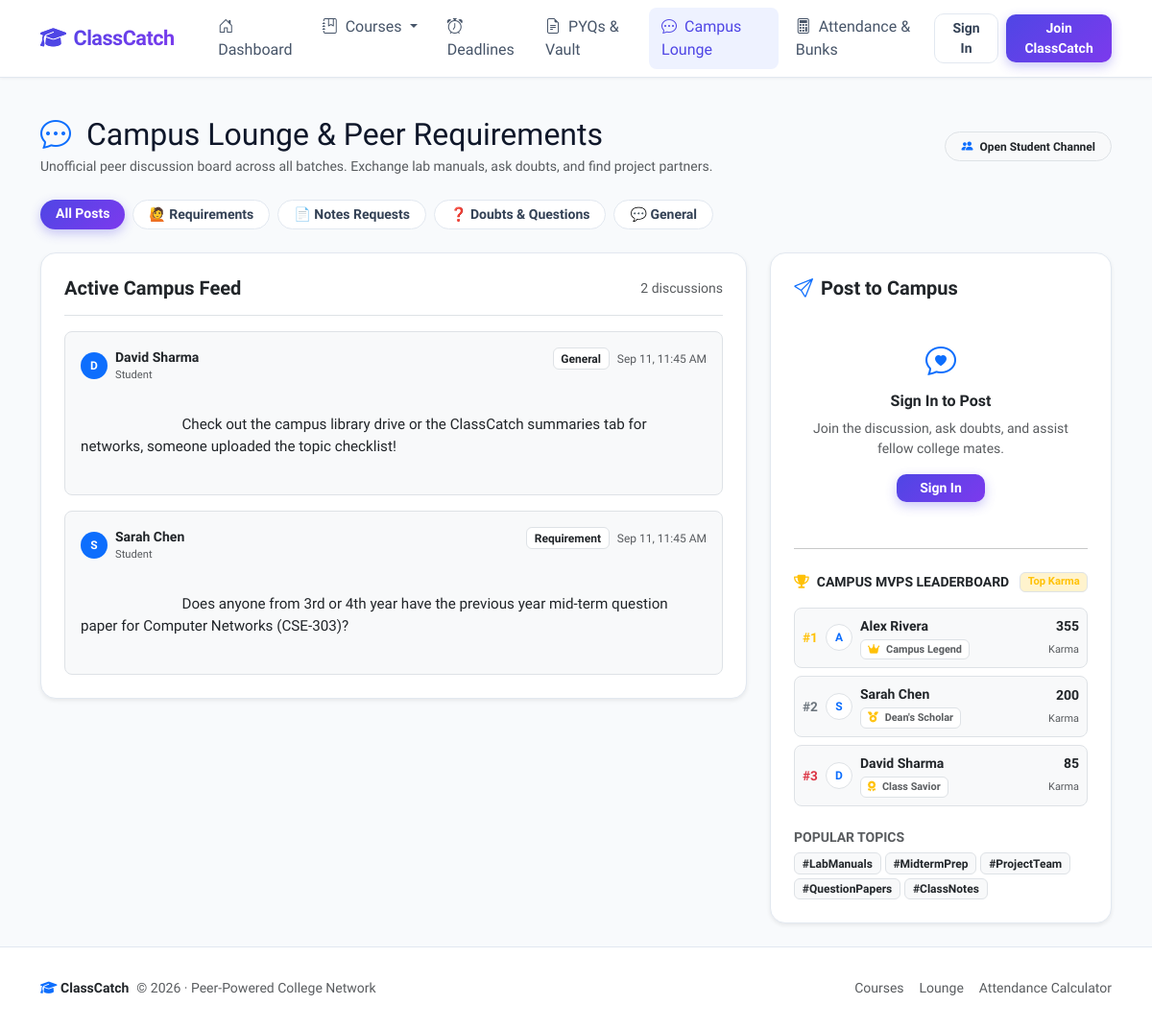
Page /lounge on the committed database.
### models.py (models this page shows, shortened)
class ChatMessage(db.Model):
    __tablename__ = 'chat_messages'
    id = db.Column(db.Integer, primary_key=True)
    course_id = db.Column(db.Integer, db.ForeignKey('courses.id'), nullable=True, index=True)
    user_id = db.Column(db.Integer, db.ForeignKey('users.id'), nullable=False, index=True)
    message = db.Column(db.Text, nullable=False)
    category = db.Column(db.String(40), default='General', nullable=False)  # Requirement, Doubt, General, Notes Request
    is_anonymous = db.Column(db.Boolean, default=False, nullable=False)
    created_at = db.Column(db.DateTime, default=datetime.utcnow, nullable=False)

class User(UserMixin, db.Model):
    __tablename__ = 'users'
    id = db.Column(db.Integer, primary_key=True)
    name = db.Column(db.String(100), nullable=False)
    email = db.Column(db.String(120), unique=True, nullable=False, index=True)
    password_hash = db.Column(db.String(255), nullable=False)
    role = db.Column(db.String(20), default='student', nullable=False)
    avatar_color = db.Column(db.String(20), default='indigo', nullable=False)
    karma = db.Column(db.Integer, default=50, nullable=False)
    summaries = db.relationship('Summary', backref='author', lazy=True, cascade='all, delete-orphan')
    chats = db.relationship('ChatMessage', backref='author', lazy=True, cascade='all, delete-orphan')
    announcements = db.relationship('Announcement', backref='author', lazy=True, cascade='all, delete-orphan')
    attendance_records = db.relationship('AttendanceRecord', backref='student', lazy=True, cascade='all, delete-orphan')
    deadlines = db.relationship('Deadline', backref='author', lazy=True, cascade='all, delete-orphan')
    resources = db.relationship('Resource', backref='author', lazy=True, cascade='all, delete-orphan')
    @property
    def badge(self):
        if self.karma >= 300:
            return {'name': 'Campus Legend', 'icon': 'fa-crown', 'color': 'warning', 'level': 4}
        elif self.karma >= 150:
            return {'name': "Dean's Scholar", 'icon': 'fa-medal', 'color': 'primary', 'level': 3}
        elif self.karma >= 75:
            return {'name': 'Class Savior', 'icon': 'fa-award', 'color': 'info', 'level': 2}
        else:
            return {'name': 'Rising Contributor', 'icon': 'fa-star', 'color': 'secondary', 'level': 1}

### app.py (the view, shortened to what this page needs)
@app.route('/lounge', methods=['GET', 'POST'])
def lounge():
    form = ChatMessageForm()
    category_filter = request.args.get('category')
    query = ChatMessage.query.filter_by(course_id=None)
    if category_filter and category_filter != 'All':
        query = query.filter_by(category=category_filter)
    messages = query.order_by(ChatMessage.created_at.desc()).limit(50).all()
    top_contributors = User.query.order_by(User.karma.desc()).limit(5).all()
    return render_template(
        'lounge.html',
        title='Campus Lounge & Requirements',
        form=form,
        messages=messages,
        category_filter=category_filter,
        top_contributors=top_contributors
    )

### templates/lounge.html
{% extends "base.html" %}
{% block content %}
<div class="d-flex flex-wrap justify-content-between align-items-center mb-4">
    <div>
        <h2 class="fw-extrabold mb-1"><i class="bi bi-chat-dots text-primary me-2"></i> Campus Lounge & Peer Requirements</h2>
        <p class="text-muted small mb-0">Unofficial peer discussion board across all batches. Exchange lab manuals, ask doubts, and find project partners.</p>
    </div>
    <span class="badge bg-light text-dark border px-3 py-2 rounded-pill">
        <i class="bi bi-people-fill text-primary me-1"></i> Open Student Channel
    </span>
</div>
<div class="d-flex flex-wrap gap-2 mb-4">
    <a href="{{ url_for('lounge') }}" class="btn btn-sm {% if not category_filter or category_filter == 'All' %}btn-primary-gradient{% else %}btn-outline-custom{% endif %} rounded-pill px-3">
        All Posts
    </a>
    <a href="{{ url_for('lounge', category='Requirement') }}" class="btn btn-sm {% if category_filter == 'Requirement' %}btn-primary-gradient{% else %}btn-outline-custom{% endif %} rounded-pill px-3">
        🙋 Requirements
    </a>
    <a href="{{ url_for('lounge', category='Notes Request') }}" class="btn btn-sm {% if category_filter == 'Notes Request' %}btn-primary-gradient{% else %}btn-outline-custom{% endif %} rounded-pill px-3">
        📄 Notes Requests
    </a>
    <a href="{{ url_for('lounge', category='Doubt') }}" class="btn btn-sm {% if category_filter == 'Doubt' %}btn-primary-gradient{% else %}btn-outline-custom{% endif %} rounded-pill px-3">
        ❓ Doubts & Questions
    </a>
    <a href="{{ url_for('lounge', category='General') }}" class="btn btn-sm {% if category_filter == 'General' %}btn-primary-gradient{% else %}btn-outline-custom{% endif %} rounded-pill px-3">
        💬 General
    </a>
</div>
<div class="row g-4">
    <div class="col-lg-8">
        <div class="card card-modern p-4 bg-white shadow-sm">
            <div class="d-flex justify-content-between align-items-center pb-3 mb-3 border-bottom">
                <h5 class="fw-bold mb-0">Active Campus Feed</h5>
                <span class="text-muted small">{{ messages|length }} discussions</span>
            </div>
            <div class="d-flex flex-column gap-3" id="loungeFeed">
                {% for msg in messages %}
                    <div class="p-3 rounded-3 bg-light border">
                        <div class="d-flex justify-content-between align-items-start mb-2">
                            <div class="d-flex align-items-center gap-2">
                                <span class="badge rounded-circle {% if msg.is_anonymous %}bg-dark{% else %}bg-primary{% endif %} text-white p-2" style="width: 28px; height: 28px; display: inline-flex; align-items: center; justify-content: center; font-size: 0.75rem;">
                                    {% if msg.is_anonymous %}🎭{% else %}{{ msg.author.name[0]|upper }}{% endif %}
                                </span>
                                <div>
                                    <div class="fw-bold small">{% if msg.is_anonymous %}🎭 Anonymous Student{% else %}{{ msg.author.name }}{% endif %}</div>
                                    <div class="text-muted" style="font-size: 0.7rem;">{% if msg.is_anonymous %}Hidden Identity{% else %}{{ msg.author.role|capitalize }}{% endif %}</div>
                                </div>
                            </div>
                            <div class="d-flex align-items-center gap-2">
                                <span class="badge bg-white text-dark border small">{{ msg.category }}</span>
                                <span class="text-muted" style="font-size: 0.75rem;">{{ msg.created_at.strftime('%b %d, %I:%M %p') }}</span>
                            </div>
                        </div>
                        <div class="text-dark" style="white-space: pre-wrap; font-size: 0.95rem;">
                            {{ msg.message }}
                        </div>
                    </div>
                {% else %}
                    <div class="text-center py-5 text-muted">
                        <i class="bi bi-chat-left-dots fs-1 text-muted opacity-50 mb-2 d-block"></i>
                        <p class="mb-0">No posts in this category yet. Be the first to start a conversation!</p>
                    </div>
                {% endfor %}
            </div>
        </div>
    </div>
    <div class="col-lg-4">
        <div class="card card-modern p-4 bg-white shadow-sm sticky-top" style="top: 85px;">
            <h5 class="fw-bold mb-3 d-flex align-items-center gap-2">
                <i class="bi bi-send text-primary"></i> Post to Campus
            </h5>
            {% if current_user.is_authenticated %}
                <form action="{{ url_for('lounge') }}" method="POST">
                    {{ form.hidden_tag() }}
                    <div class="mb-3">
                        {{ form.category.label(class="form-label fw-bold small text-muted") }}
                        {{ form.category(class="form-select rounded-3") }}
                    </div>
                    <div class="mb-3">
                        {{ form.message.label(class="form-label fw-bold small text-muted") }}
                        {{ form.message(class="form-control rounded-3", rows=4, placeholder="What do you need? e.g. 'Looking for lab 3 sample output' or 'Anyone having trouble understanding dynamic programming?'") }}
                    </div>
                    <div class="mb-3">
                        <div class="form-check form-switch">
                            {{ form.is_anonymous(class="form-check-input", id="loungeAnonCheck") }}
                            <label class="form-check-label small text-muted" for="loungeAnonCheck">
                                🎭 Post Anonymously (Ask doubts with zero embarrassment)
                            </label>
                        </div>
                    </div>
                    {{ form.submit(class="btn btn-primary-gradient w-100 py-2") }}
                </form>
            {% else %}
                <div class="text-center py-4">
                    <i class="bi bi-chat-heart fs-2 text-primary mb-2 d-block"></i>
                    <h6 class="fw-bold">Sign In to Post</h6>
                    <p class="text-muted small mb-3">Join the discussion, ask doubts, and assist fellow college mates.</p>
                    <a href="{{ url_for('login', next=request.url) }}" class="btn btn-primary-gradient btn-sm px-4">Sign In</a>
                </div>
            {% endif %}
            <hr class="my-4">
            <div class="d-flex align-items-center justify-content-between mb-3">
                <h6 class="fw-bold mb-0 small text-uppercase text-dark d-flex align-items-center gap-2">
                    <i class="fa-solid fa-trophy text-warning"></i> Campus MVPs Leaderboard
                </h6>
                <span class="badge bg-warning-subtle text-warning border fw-bold" style="font-size: 0.7rem;">Top Karma</span>
            </div>
            <div class="d-flex flex-column gap-2 mb-4">
                {% for top_u in top_contributors %}
                    <div class="p-2 rounded-3 bg-light border d-flex justify-content-between align-items-center">
                        <div class="d-flex align-items-center gap-2">
                            <span class="fw-bold {% if loop.index == 1 %}text-warning{% elif loop.index == 2 %}text-secondary{% elif loop.index == 3 %}text-danger{% else %}text-muted{% endif %}" style="width: 16px; font-size: 0.85rem;">
                                #{{ loop.index }}
                            </span>
                            <div class="avatar-sm rounded-circle bg-white border text-primary fw-bold d-flex align-items-center justify-content-center" style="width: 28px; height: 28px; font-size: 0.75rem;">
                                {{ top_u.name[0]|upper }}
                            </div>
                            <div>
                                <div class="fw-bold small text-dark">{{ top_u.name }}</div>
                                <div class="badge bg-white text-muted border" style="font-size: 0.68rem;">
                                    <i class="fa-solid {{ top_u.badge.icon }} text-warning me-1"></i> {{ top_u.badge.name }}
                                </div>
                            </div>
                        </div>
                        <div class="text-end">
                            <div class="fw-bold text-dark small">{{ top_u.karma }}</div>
                            <span class="text-muted" style="font-size: 0.68rem;">Karma</span>
                        </div>
                    </div>
                {% endfor %}
            </div>
            <h6 class="fw-bold mb-2 small text-uppercase text-muted">Popular Topics</h6>
            <div class="d-flex flex-wrap gap-1">
                <span class="badge bg-light text-dark border">#LabManuals</span>
                <span class="badge bg-light text-dark border">#MidtermPrep</span>
                <span class="badge bg-light text-dark border">#ProjectTeam</span>
                <span class="badge bg-light text-dark border">#QuestionPapers</span>
                <span class="badge bg-light text-dark border">#ClassNotes</span>
            </div>
        </div>
    </div>
</div>
{% endblock %}

### rows in the picture
ChatMessage: author "D", author.name "David Sharma", author.role "Student", category "General", created_at "Sep 11, 11:45 AM", message "Check out the campus library drive or the ClassCatch summaries tab for networks, someone uploaded the topic checklist!"
ChatMessage: author "S", author.name "Sarah Chen", author.role "Student", category "Requirement", created_at "Sep 11, 11:45 AM", message "Does anyone from 3rd or 4th year have the previous year mid-term question paper for Computer Networks (CSE-303)?"
User: name "A", name "Alex Rivera", badge.name "Campus Legend", karma "355"
User: name "S", name "Sarah Chen", badge.name "Dean's Scholar", karma "200"
User: name "D", name "David Sharma", badge.name "Class Savior", karma "85"

### other values in the picture
{{ messages|length }} "2"
